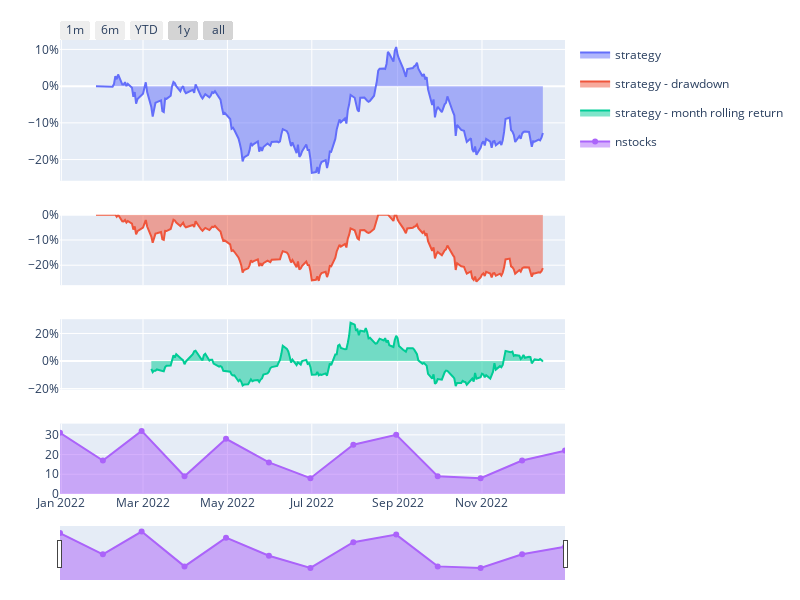

Notebook cell for this chart:
### Code cell
from finlab.backtest import sim

ma5   = closes.ewm(span=7, adjust=False).mean().round(2)
ma7   = closes.ewm(span=7, adjust=False).mean().round(2)
ma10  = closes.ewm(span=10, adjust=False).mean().round(2)
ma20  = closes.ewm(span=20, adjust=False).mean().round(2)
ma60  = closes.ewm(span=60, adjust=False).mean().round(2)
ma240 = closes.ewm(span=240, adjust=False).mean().round(2)

amplitude = ((closes - opens) / opens) > 0.04
kbar = opens < closes
c0 = closes > ma5
c1 = ma5 > ma7
c2 = ma7 > ma10
c3 = ma10 > ma20
c4 = ma20 > ma60
c5 = ma60 > ma240


position = amplitude & kbar & c0 & c3 & c4 & c5
position = position.loc[list(position.index)[::3]]
report = sim(position, resample='M', name="TTTT444", upload=False)
report.display()

### Figure 1 — Plotly figure (JSON) as saved in the notebook; plotly's stock layout.template omitted (floating-point values rounded to 4 significant figures; data arrays with more than 128 entries replaced by an {"elided": "..."} marker saying what was removed)
{"data": [{"fill": "tozeroy", "legendgroup": "performnace", "name": "strategy", "type": "scatter", "x": {"elided": "218 str values"}, "xaxis": "x", "y": {"elided": "218 float values"}, "yaxis": "y"}, {"fill": "tozeroy", "legendgroup": "drawdown", "name": "strategy - drawdown", "type": "scatter", "x": {"elided": "218 str values"}, "xaxis": "x2", "y": {"elided": "218 float values"}, "yaxis": "y2"}, {"fill": "tozeroy", "legendgroup": "rolling performance", "name": "strategy - month rolling return", "type": "scatter", "x": {"elided": "218 str values"}, "xaxis": "x3", "y": {"elided": "218 float values"}, "yaxis": "y3"}, {"fill": "tozeroy", "name": "nstocks", "type": "scatter", "x": ["2021-12-31T00:00:00", "2022-01-31T00:00:00", "2022-02-28T00:00:00", "2022-03-31T00:00:00", "2022-04-30T00:00:00", "2022-05-31T00:00:00", "2022-06-30T00:00:00", "2022-07-31T00:00:00", "2022-08-31T00:00:00", "2022-09-30T00:00:00", "2022-10-31T00:00:00", "2022-11-30T00:00:00", "2022-12-31T00:00:00"], "xaxis": "x4", "y": [31, 17, 32, 9, 28, 16, 8, 25, 30, 9, 8, 17, 22], "yaxis": "y4"}], "layout": {"height": 600, "legend": {"bgcolor": "rgba(0,0,0,0)"}, "margin": {"b": 20, "l": 60, "r": 20, "t": 40}, "width": 800, "xaxis": {"anchor": "y", "domain": [0, 1], "matches": "x4", "showticklabels": false}, "xaxis2": {"anchor": "y2", "domain": [0, 1], "matches": "x4", "showticklabels": false}, "xaxis3": {"anchor": "y3", "domain": [0, 1], "matches": "x4", "showticklabels": false}, "xaxis4": {"anchor": "y4", "domain": [0, 1], "rangeselector": {"buttons": [{"count": 1, "label": "1m", "step": "month", "stepmode": "backward"}, {"count": 6, "label": "6m", "step": "month", "stepmode": "backward"}, {"count": 1, "label": "YTD", "step": "year", "stepmode": "todate"}, {"count": 1, "label": "1y", "step": "year", "stepmode": "backward"}, {"step": "all"}], "x": 0, "y": 1}, "rangeslider": {"thickness": 0.1, "visible": true}, "type": "date"}, "yaxis": {"anchor": "x", "domain": [0.69, 1], "tickformat": ",.0%"}, "yaxis2": {"anchor": "x2", "domain": [0.46, 0.615], "tickformat": ",.0%"}, "yaxis3": {"anchor": "x3", "domain": [0.23, 0.385], "tickformat": ",.0%"}, "yaxis4": {"anchor": "x4", "domain": [0, 0.155]}}}
